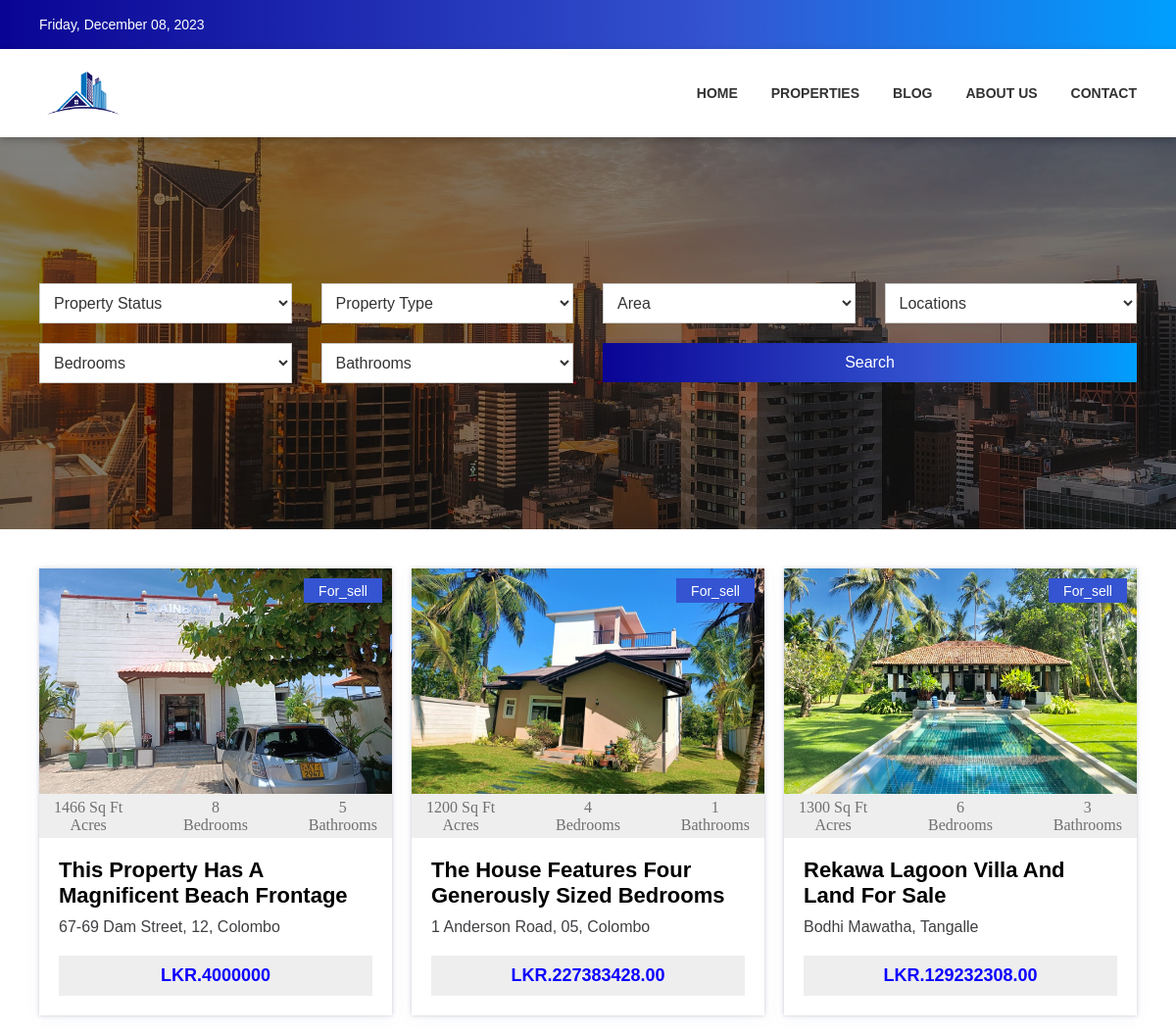
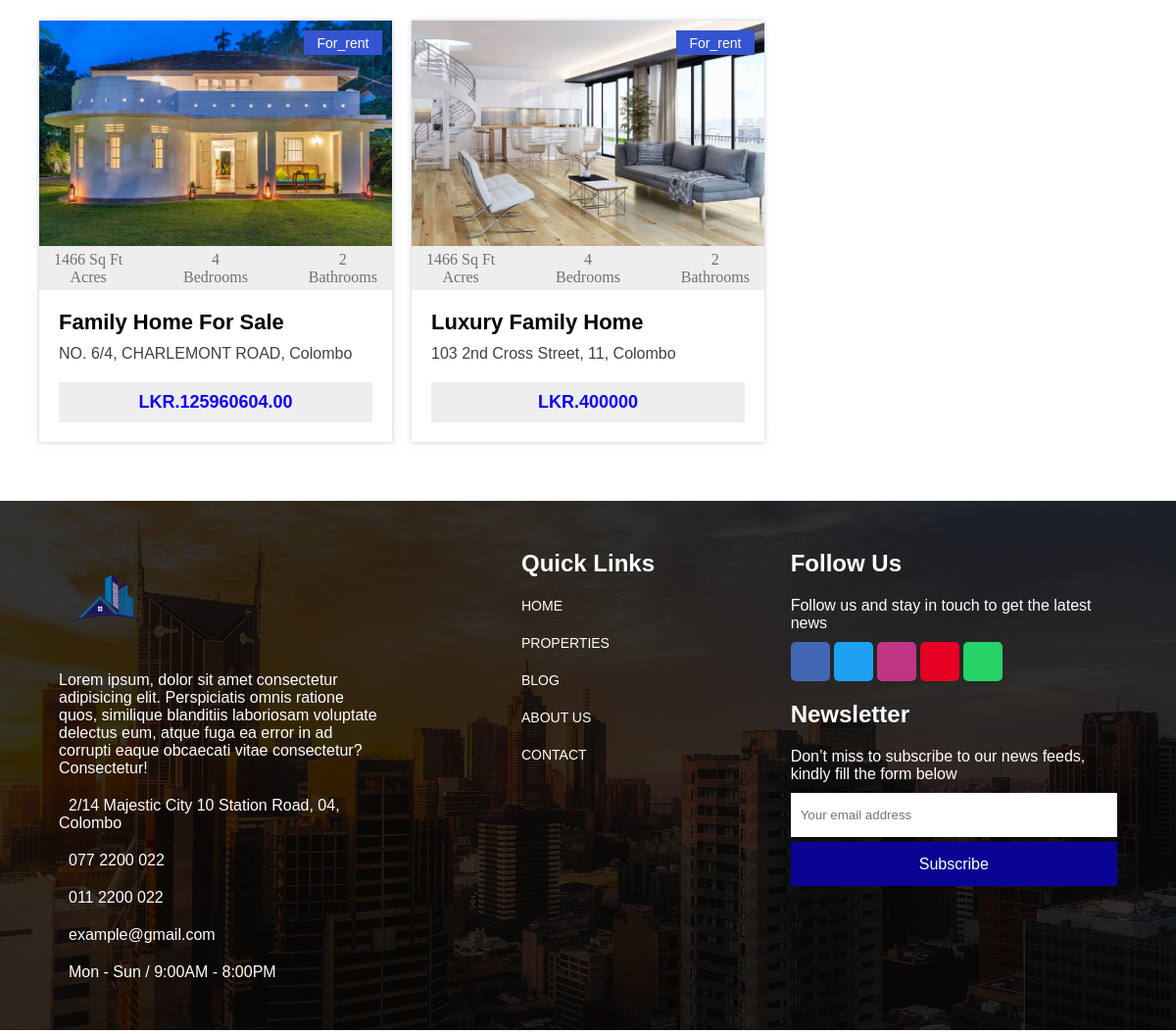
/properties.php, run on the app's committed database (2 pictures, top to bottom).
### tables this page shows
CREATE TABLE `properties` (
  `property_id` int(50) NOT NULL,
  `property_title` varchar(255) NOT NULL,
  `property_address` varchar(255) NOT NULL,
  `description` text NOT NULL,
  `price` varchar(50) NOT NULL,
  `property_size` varchar(50) NOT NULL,
  `bedrooms` int(50) NOT NULL,
  `bathrooms` int(50) NOT NULL,
  `garage` int(50) NOT NULL,
  `garage_size` varchar(200) NOT NULL,
  `year_built` varchar(50) NOT NULL,
  `property_type` varchar(50) NOT NULL,
  `property_status` varchar(50) NOT NULL,
  `location_url` varchar(255) NOT NULL
);

CREATE TABLE `properties_image` (
  `properties_image_id` int(50) NOT NULL,
  `property_id` int(50) NOT NULL,
  `image_url` varchar(255) NOT NULL
);

### properties.php (the view, shortened to what this page needs)
<!DOCTYPE html>
<html lang="en">
<?php
include "./backend/database.php";
$sql1 = "SELECT * FROM `properties` WHERE 1 = 1";
$sql1 .= " ORDER BY property_id DESC";
$result = $conn->query($sql1);
?>
<head>
    <link rel="stylesheet" href="./components/style/nav-1.css">
    <link rel="stylesheet" href="./components/style/nav-2.css">
    <link rel="stylesheet" href="./components/style/footer.css">
    <link rel="stylesheet" href="./components/style/properties.css">
    <link rel="stylesheet" href="./components/style/property-card.css">
    <link rel="stylesheet" href="style.css">
    <link href="https://cdn.jsdelivr.net/npm/remixicon@3.6.0/fonts/remixicon.css" rel="stylesheet">
</head>
<body>
    <div class="container">
        <nav>
            <?php
            include "./components/nav-1.php";
            ?>
        </nav>
        <nav>
            <?php
            include "./components/nav-2.php";
            ?>
        </nav>
        <section>
            <div class="properties">
                <div class="properties-header">
                    <div class="properties-header-image">
                        <img src="images/footer-background.jpg" alt="">
                    </div>
                    <div class="box">
                        <div class="properties-search">
                            <div class="properties-search-content-1">
                                <div class="properties-search-content">
                                    <select id="property-status">
                                        <option value="">Property Status</option>
                                    </select>
                                </div>
                                <div class="properties-search-content">
                                    <select id="property-type">
                                        <option value="">Property Type</option>
                                    </select>
                                </div>
                            </div>
                            <div class="properties-search-content-2">
                                <div class="properties-search-content">
                                    <select id="area">
                                        <option value="">Area</option>
                                    </select>
                                </div>
                                <div class="properties-search-content">
                                    <select id="locations">
                                        <option value="">Locations</option>
                                    </select>
                                </div>
                            </div>
                        </div>
                        <div class="properties-search" style="margin-top: 20px;">
                            <div class="properties-search-content-1">
                                <div class="properties-search-content">
                                    <select id="bedrooms">
                                        <option value="">Bedrooms</option>
                                    </select>
                                </div>
                                <div class="properties-search-content">
                                    <select id="bathrooms">
                                        <option value="">Bathrooms</option>
                                    </select>
                                </div>
                            </div>
                            <div class="properties-search-content-2">
                                <button id="searchButton">Search <i class="ri-search-line"></i></button>
                            </div>
                        </div>
                    </div>
                </div>
                <div class="properties-contnet">
                    <div class="box">
                        <div class="property-list">
                            <?php
                            if ($result->num_rows > 0) {
                                while ($row = $result->fetch_assoc()) {
                                    $propertyId = $row["property_id"];
                                    $property_title = $row["property_title"];
                                    $property_address = $row["property_address"];
                                    $price = $row["price"];
                                    $property_size = $row["property_size"];
                                    $bedrooms = $row["bedrooms"];
                                    $bathrooms = $row["bathrooms"];
                                    $property_status = $row["property_status"];
                                    $property_image = "";
                                    $sql3 = "SELECT * FROM `properties_image` WHERE property_id = $propertyId";
                                    $result3 = $conn->query($sql3);
                                    if ($result3->num_rows > 0) {
                                        $row3 = $result3->fetch_assoc();
                                        $property_image = $row3["image_url"];
                                    }
                                    echo '
                                    <a href="property.php?id=' . $propertyId . '" class="property-card">
                                        <div class="property-card-header">
                                            <img src="' . $property_image . '" alt="">
                                            <div class="property-card-type">
                                                <p>
                                                    ' . $property_status . '
                                                </p>
                                            </div>
                                        </div>
                                        <div class="property-details-line">
                                            <div class="property-details-line-content">
                                                <div>
                                                    <p><i class="ri-home-4-line"></i> <span>' . $property_size . '</span></p>
                                                    <span> Acres</span>
                                                </div>
                                            </div>
                                            <div class="property-details-line-content property-details-line-content-2">
                                                <div>
                                                    <p><i class="ri-hotel-bed-line"></i> <span>' . $bedrooms . '</span></p>
                                                    <span>Bedrooms</span>
                                                </div>
                                            </div>
                                            <div class="property-details-line-content property-details-line-content-3">
                                                <div>
                                                    <p><i class="ri-drop-line"></i> <span>' . $bathrooms . '</span></p>
                                                    <span>Bathrooms</span>
                                                </div>
                                            </div>
                                        </div>
                                        <div class="property-details">
                                            <h1>
                                            ' . $property_title . '
                                            </h1>
                                            <p><i class="ri-map-pin-fill"></i> ' . $property_address . '</p>
                                            <p class="property-price">LKR.' . $price . '</p>
                                        </div>
                        </a>';
                                }
                            } else {
                                echo "0 results";
                            }
                            ?>
                        </div>
                    </div>
                </div>
            </div>
        </section>
        <footer>
            <?php
            include "./components/footer.php"
            ?>
        </footer>
    </div>
</body>
</html>

### components/style/nav-1.css (style rules this page uses)
nav:nth-child(1) { width: 100%; background: linear-gradient(90deg, #0a0494 0%, #3454d1 61%, #009fff 100%); }

### components/style/nav-2.css (style rules this page uses)
nav:nth-child(2) { width: 100%; background-color: rgb(255, 255, 255); box-shadow: rgba(0, 0, 0, 0.24) 0px 3px 8px; position: sticky; top: 0; z-index: 5; }

### components/style/footer.css (style rules this page uses)
footer { width: 100%; background-color: rgb(255, 255, 255); position: relative; }

### components/style/properties.css (style rules this page uses)
.properties { width: 100%; }
.properties-header { width: 100%; min-height: 400px; background-color: red; position: relative; display: flex; justify-content: center; align-items: center; }
.properties-header-image { width: 100%; height: 100%; position: absolute; top: 0; left: 0; }
.properties-header-image img { width: 100%; height: 100%; object-fit: cover; filter: brightness(50%); }
.properties-search { width: 100%; position: relative; z-index: 2; display: flex; }
.properties-search-content-1, .properties-search-content-2 { width: calc((100% / 2) - 15px); display: flex; }
.properties-search-content-2 { margin-left: 30px; }
.properties-search-content { width: calc((100% / 2) - 15px); background-color: rgb(255, 0, 212); }
.properties-search-content:last-child { margin-left: 30px; background-color: red; }
#property-status, #property-type, #area, #locations, #bedrooms, #bathrooms { width: 100%; padding: 10px; font-size: 16px; border: 1px solid #ccc; background-color: #fff; color: #333; outline: none; }
#property-status option, #property-type option #area option, #locations option, #bedrooms option, #bathrooms option { background-color: #fff; color: #333; height: 40px; padding: 8px; }
#property-status option:checked, #property-type option:checked, #area option:checked, #locations option:checked, #bedrooms option:checked, #bathrooms option:checked { background-color: #f0f0f0; font-weight: bold; }
.properties-search-content-2 button { width: 100%; height: 40px; border: none; background: linear-gradient(90deg, #0a0494 0%, #3454d1 61%, #009fff 100%); color: white; font-family: sans-serif; font-size: 16px; cursor: pointer; }

### components/style/property-card.css (style rules this page uses)
.property-list { width: 100%; display: grid; grid-template-columns: auto auto auto; gap: 20px; row-gap: 40px; margin-top: 40px; }
.property-card { background-color: rgb(255, 255, 255); user-select: none; cursor: pointer; box-shadow: rgba(67, 71, 85, 0.27) 0px 0px 0.25em, rgba(90, 125, 188, 0.05) 0px 0.25em 1em; transition: .1s linear all; overflow: hidden; }
.property-card-header { width: 100%; height: 230px; position: relative; overflow: hidden; }
.property-card-header img { width: 100%; height: 100%; object-fit: cover; transition: .5s ease all; }
.property-card-type { width: 80px; height: 25px; background-color: #3454d1; position: absolute; right: 10px; top: 10px; display: flex; justify-content: center; align-items: center; transition: .5s ease all; }
.property-card-type p { font-family: sans-serif; font-size: 14px; color: white; transition: .5s ease all; }
.property-details-line { width: 100%; background-color: rgb(238, 238, 238); display: flex; justify-content: center; }
.property-details-line-content { width: calc((100% / 3) - 10px); height: 45px; display: flex; align-items: center; overflow: hidden; color: #707070; text-align: center; }
.property-details-line-content-2 { justify-content: center; }
.property-details-line-content:nth-child(3) { justify-content: right; }
.property-details { width: calc(100% - 40px); padding: 20px; }
.property-details h1 { text-transform: capitalize; font-family: sans-serif; font-size: 22px; color: black; }
.property-details p { font-family: sans-serif; margin-top: 10px; color: #404044; }
.property-price { font-size: 18px; text-align: center; color: #0d00ff !important; background-color: rgb(238, 238, 238); padding: 10px 0; font-weight: 600; margin-top: 20px !important; }

### style.css (style rules this page uses)
* { margin: 0; padding: 0; user-select: none; }
a { text-decoration: none; }
.box { width: 1200px; margin: auto; }
@media (max-width:1240px) { .box { width: calc(100% - 80px); } }
.container { width: 100%; }
section { min-height: calc(100vh - 120px); padding: 0 0 60px 0; }

### data on the page
properties: properties_image.image_url (picture), property_status "For_sell", property_size "1466 Sq Ft", bedrooms "8", bathrooms "5", property_title "This Property Has A Magnificent Beach Frontage", property_address "67-69 Dam Street, 12, Colombo", price "4000000"
properties: properties_image.image_url (picture), property_status "For_sell", property_size "1200 Sq Ft", bedrooms "4", bathrooms "1", property_title "The House Features Four Generously Sized Bedrooms", property_address "1 Anderson Road, 05, Colombo", price "227383428.00"
properties: properties_image.image_url (picture), property_status "For_sell", property_size "1300 Sq Ft", bedrooms "6", bathrooms "3", property_title "Rekawa Lagoon Villa And Land For Sale", property_address "Bodhi Mawatha, Tangalle", price "129232308.00"
properties: properties_image.image_url (picture), property_status "For_rent", property_size "1466 Sq Ft", bedrooms "4", bathrooms "2", property_title "Family Home For Sale", property_address "NO. 6/4, CHARLEMONT ROAD, Colombo", price "125960604.00"
properties: properties_image.image_url (picture), property_status "For_rent", property_size "1466 Sq Ft", bedrooms "4", bathrooms "2", property_title "Luxury Family Home", property_address "103 2nd Cross Street, 11, Colombo", price "400000"
